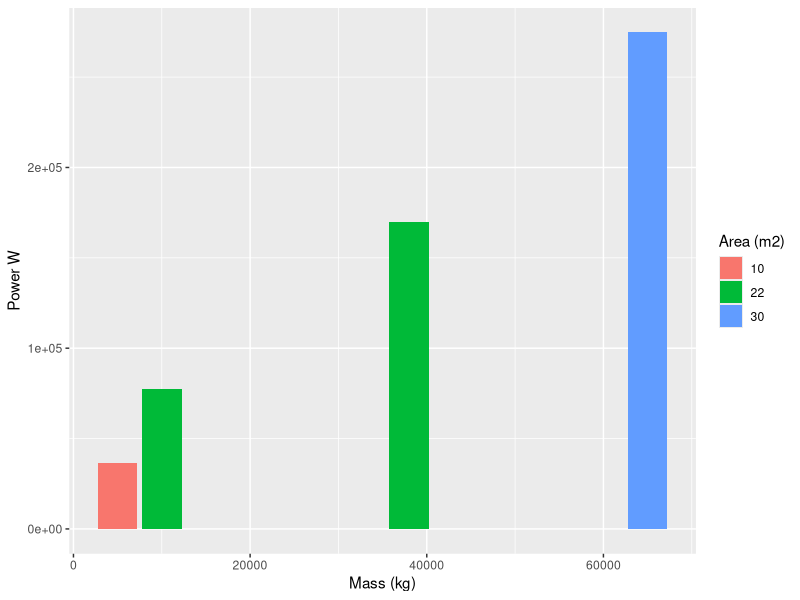
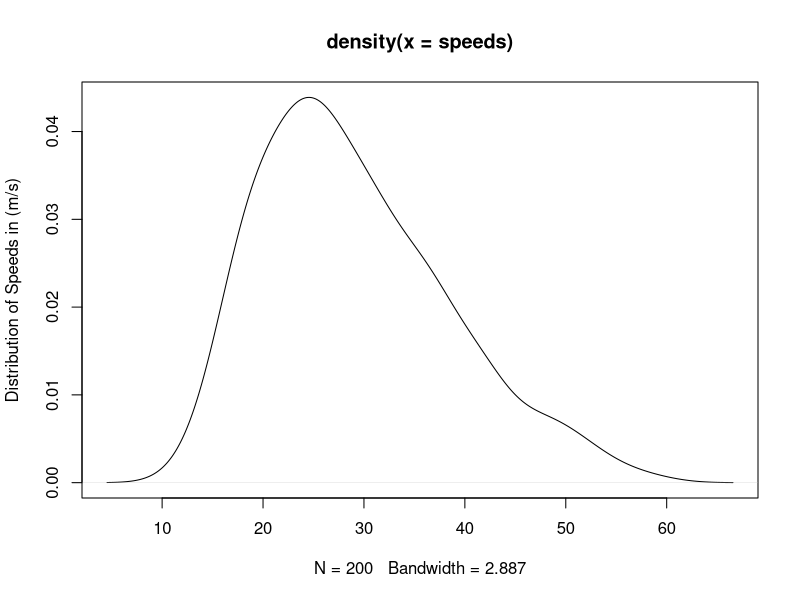
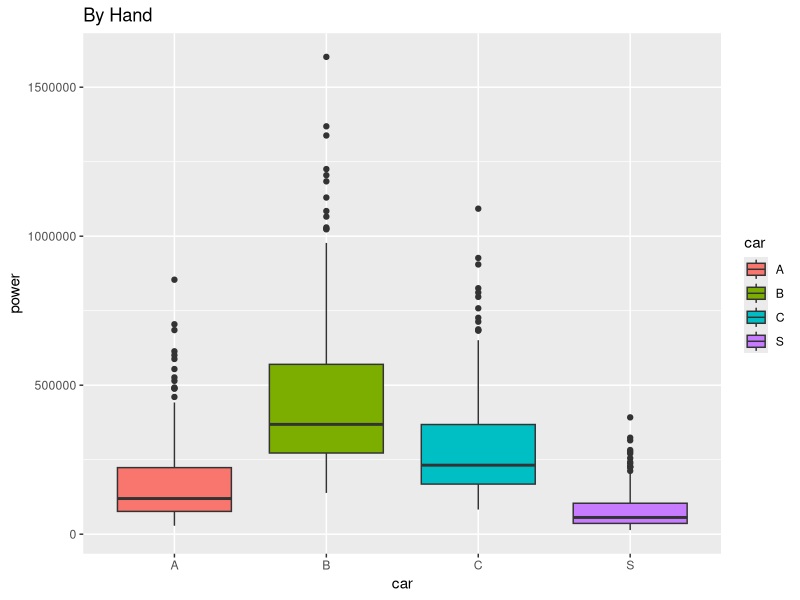
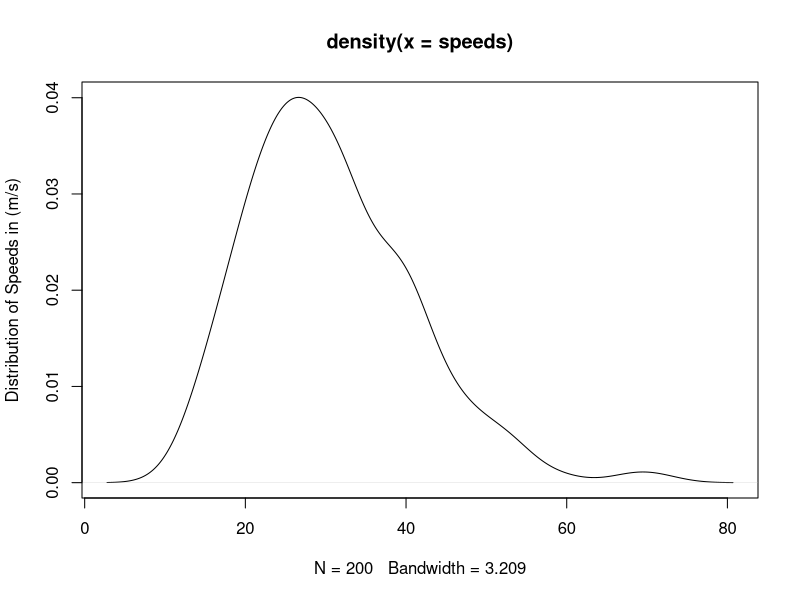
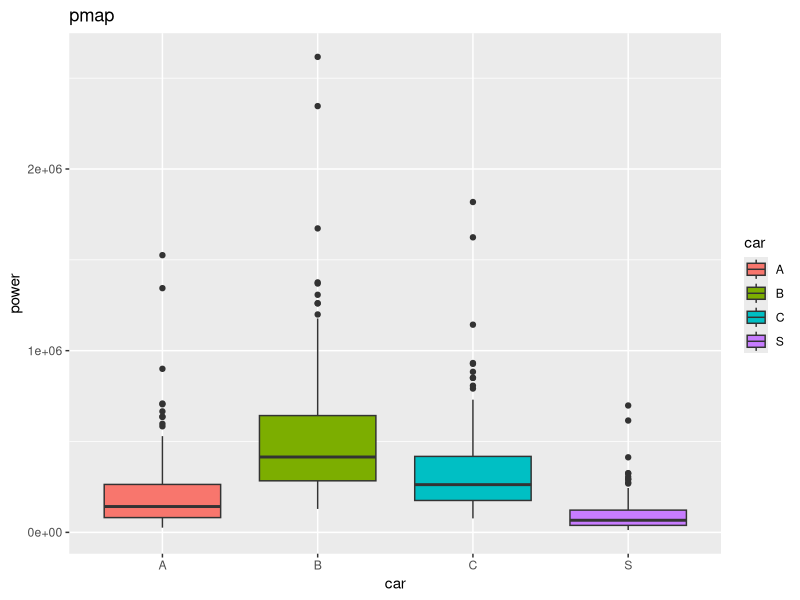
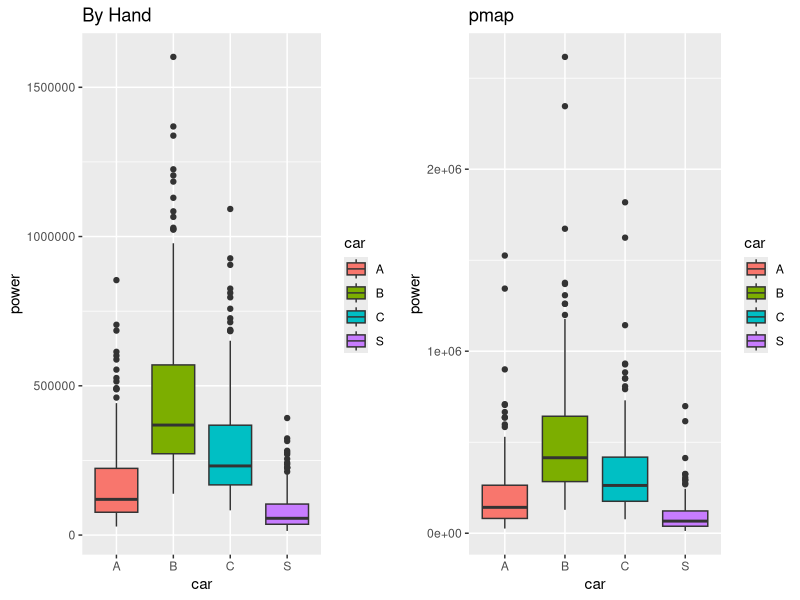
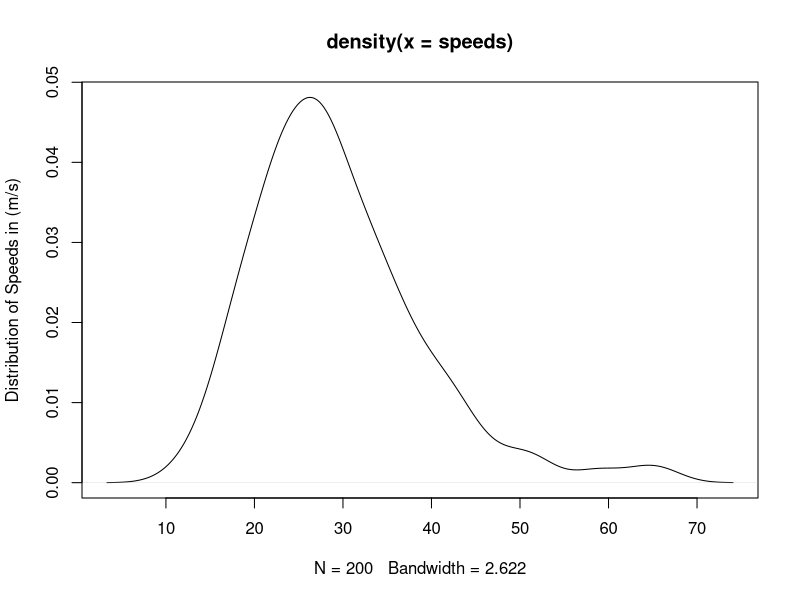
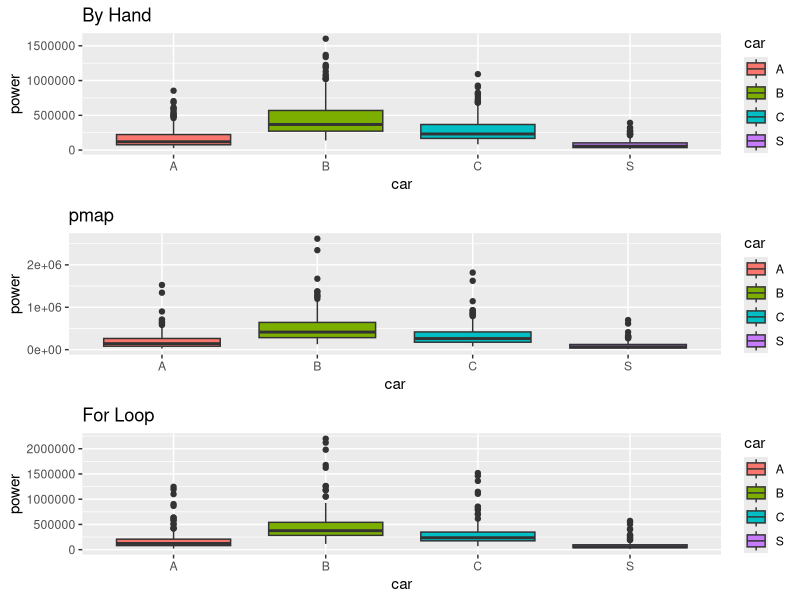

Source code (R) for these figures, in order:
## ---- chunk 1
knitr::opts_chunk$set(echo =TRUE)

library(tidyverse)
library(purrr)
library(ggpubr)
## ---- chunk 2

#Defining function b/c there was an error and it couldn't find my function even after I reset the working directory. So I put it straight in the code.
autopower = function(V, m, A, cdrag=0.3, crolling=0.015,pair=1.2,g=9.8) {
  P = crolling*m*g*V + 1/2*A*pair*cdrag*V**3
  return(P)
}
## ---- chunk 3

# generate a structure to store info on our possible cars
#added Car "S" which stands for super light 
possible_cars = data.frame(name = c("A","B","C","S"),mass=c(10000,65000,38000,5000), area = c(22,30,22,10))

# here's the speed conversion from kmh to m/s
speed_base = 80 * 0.28

# because I have one mass and area for each car and only 1 speed
# I can estimate power for each car type
# add to the data structure
possible_cars$power = autopower(V=speed_base, A = possible_cars$area, m=possible_cars$mass)

head(possible_cars)

# show results                         
ggplot(possible_cars, aes(x=mass, y=power, fill=as.factor(area)))+geom_col()+labs(y="Power W", x="Mass (kg)", fill="Area (m2)")
  

## ---- chunk 4

# what is I want to estimate average power use given  each car

possible_cars

# use sample to generate a distribution of speeds

# assume a log normal distribution of speeds with mean 80km/hr, and standard deviation that is 10% of the mean

# recall our function needs speed in m/s not km/hr so we will also do a conversion
# lets get a sample of a 200 speeds- we could also do this by actually measuring speeds

nsample = 200
mean_speed = log(100*0.277)

speeds = rlnorm(mean=mean_speed, sd=0.1*mean_speed, nsample)
summary(speeds)

plot(density(speeds), ylab="Distribution of Speeds in (m/s)")


# how do we run each car for all speeds 

# first lets to it by hand for the first car - the first row in our possible cars matrix
possible_cars[1,]

# we could do it by hand
powerA = autopower(V=speeds, A = possible_cars$area[1], m=possible_cars$mass[1])
summary(powerA)

# next car (row 2)
powerB = autopower(V=speeds, A = possible_cars$area[2], m=possible_cars$mass[2])
summary(powerB)

# next car (row 3)
powerC = autopower(V=speeds, A = possible_cars$area[3], m=possible_cars$mass[3])
summary(powerC)

# next car (row 4)
powerS = autopower(V=speeds, A = possible_cars$area[4], m=possible_cars$mass[4])
# look what I got
summary(powerS)


# we could put this together
powerall1 = cbind.data.frame(powerA, powerB, powerC, powerS)
colnames(powerall1)=possible_cars$name


# for plotting sometimes its useful to turn columns in to rows - we can use an R function
# called pivot_longer (part of the tidyverse package) to do this
# compare powerall1 and powerallr1 to see what pivot_longer does
powerallr1 = powerall1 %>% pivot_longer(cols=everything(), names_to="car", values_to="power")
head(powerallr1)

# quick visualization
# lets save it so that we can compare
method1_plot = ggplot(powerallr1, aes(car,power, fill=car))+geom_boxplot()+ggtitle("By Hand")
method1_plot



## ---- chunk 5

# the first part, generating speeds is the same
# what is I want to estimate average power use given  each car

possible_cars

# the first part is the same as above
# use sample to generate a distribution of speeds

# assume a log normal distribution of speeds with mean 100km/hr
# recall our function needs speed in m/s not km/hr so we will also do a conversion
# lets get a sample of a 200 speeds- we could also do this by actually measuring speeds

nsample = 200
mean_speed = log(100*0.277)

speeds = rlnorm(mean=mean_speed, sd=0.1*mean_speed, nsample)
summary(speeds)

plot(density(speeds), ylab="Distribution of Speeds in (m/s)")


# how do we run each car for all speeds 
# pmap runs a function for each value in a list of parameters, with other parameters set for each iteration


powerall2 = pmap(list(A = possible_cars$area, m=possible_cars$mass), autopower, V=speeds)

# lets turn to a data frame for easier graphing
# we can add column names
powerall2 = as.data.frame(powerall2, col.names=possible_cars$name)

# apply family of functions does this to - FYI
# what mapply does is run the function for each row in parameters listed, using values for other parameters listed in MoreArgs EACH time - a column for row in parameter list is returned
powerall2b = mapply(FUN=autopower, A = possible_cars$area, m=possible_cars$mass, MoreArgs = list(V=speeds)  )
# we can add column names
colnames(powerall2b)=possible_cars$name

head(powerall2b)
head(powerall2)


# for plotting sometimes its useful to turn columns in to rows
powerallr2 = powerall2 %>% pivot_longer(cols=everything(), names_to="car", values_to="power")
head(powerallr2)

# quick visualization

method2_plot = ggplot(powerallr2, aes(car,power, fill=car))+geom_boxplot()+ggtitle("pmap")
method2_plot

# put plots side by side
# to confirm that they look similar
ggarrange(method1_plot, method2_plot)

# compare values
head(powerallr2)
head(powerallr1)

# not exactly the same - why?
# recall that we sample speeds!

# but we can compare means (also using  map :)
# map runs the function (here - mean), over each column 
# they are close but still not exact, so statistics such as means and quantiles are # similar, and relative difference between cars is the same
powerall1 %>% map(mean)
powerall2 %>% map(mean)

# upper 90% quantile
powerall1 %>% map(quantile, probs=0.9)
powerall2 %>% map(quantile, probs=0.9)
## ---- chunk 6

# the first part, generating speeds is the same
# what is I want to estimate average power use given  each car

possible_cars

# use sample to generate a distribution of speeds

# assume a log normal distribution of speeds with mean 80km/hr
# recall our function needs speed in m/s not km/hr so we will also do a conversion
# lets get a sample of a 200 speeds- we could also do this by actually measuring speeds

nsample = 200
mean_speed = log(100*0.277)

speeds = rlnorm(mean=mean_speed, sd=0.1*mean_speed, nsample)
summary(speeds)

plot(density(speeds), ylab="Distribution of Speeds in (m/s)")


# how do we run each car for all speeds 
# we use a for loop to cycle through
# we need to create a data frame to store results - as above
# one column for each car and one row for each speed

powerall3 = as.data.frame(matrix(nrow=length(speeds), ncol=nrow(possible_cars)))
# because we don't initialize it - values are NA
head(powerall3)

# how many cars area there
nrow(possible_cars)
# for loops use an index - in this case "i" but you could use anything - it repeats
# anything between the {} for each values of i between 1 and nrow(possible_car) (which is 3 in our case)

# index in to a matrix (like powerall3) is by row and column powerall3[2,5] is 2nd row and 5th column
for (i in 1:nrow(possible_cars)) {
  powerall3[,i] = autopower(A=possible_cars$area[i], m=possible_cars$mass[i], V=speeds)
}

# now it looks like above
head(powerall3)
# we can add column names
colnames(powerall3)=possible_cars$name

# plotting is the same as above

# for plotting sometimes its useful to turn columns in to rows
powerallr3 = powerall3 %>% pivot_longer(cols=everything(), names_to="car", values_to="power")
head(powerallr3)

# quick visualization
method3_plot = ggplot(powerallr3, aes(car,power, fill=car))+geom_boxplot()+ggtitle("For Loop")

ggarrange(method1_plot, method2_plot, method3_plot, nrow=3)

powerall1 %>% map(mean)
powerall2 %>% map(mean)
powerall3 %>% map(mean)

